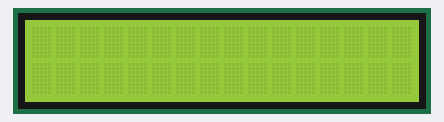
This sketch was run on a simulated Arduino Uno, built with avr-gcc and run on an emulated ATmega328P. Parts: 16×2 character LCD.

Above: at 0.1 s.
At 3.1 s:
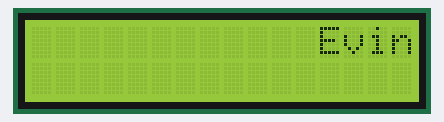
At 3.6 s:
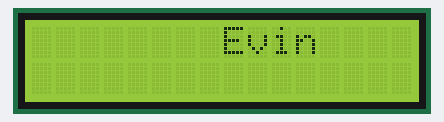
At 4.1 s:
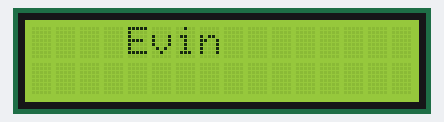
At 4.6 s:
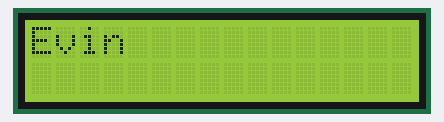

Measured:
- by itself, everything shown: repeats every 5.0 s, in 5 steps
- what the display in image 1 shows lasts 0.5 s, from 3.1 s to 3.6 s

The sketch:

lcd_ekran_potansiyometre_kayan_yazi2.ino
```cpp
#include <LiquidCrystal.h>

LiquidCrystal lcd(12, 11, 5, 4, 3, 2);

void setup() {
  lcd.begin(16, 2);
  lcd.print("");
}

void loop() {
  lcd.setCursor(0,0); //başlanacak nokta
  lcd.autoscroll();
  lcd.print("Evin");
  delay(500);
}
```
